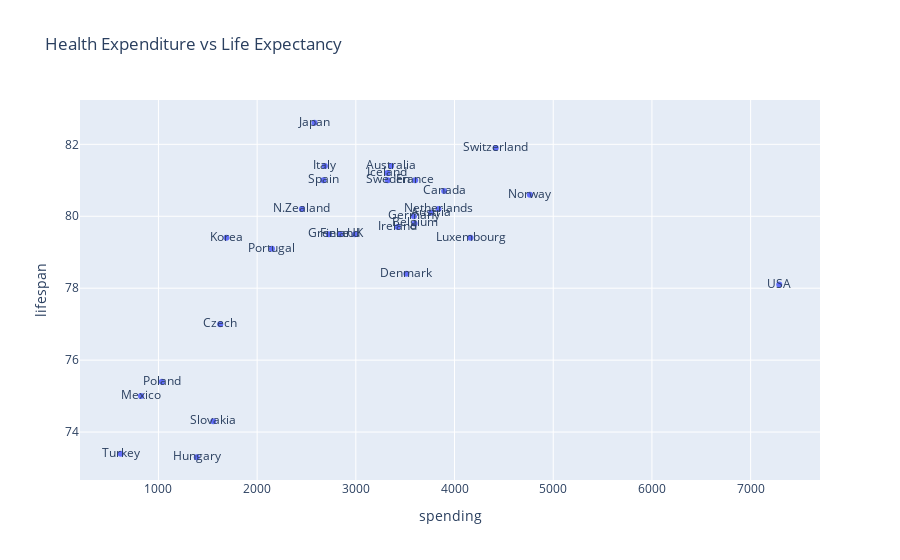

This figure's notebook cell:
### Code cell
px.scatter(df, x='spending', y='lifespan', text='country',
           title='Health Expenditure vs Life Expectancy')

### Figure 1 — Plotly figure (JSON) as saved in the notebook; plotly's stock layout.template omitted (floating-point values rounded to 4 significant figures)
{"data": [{"hovertemplate": "spending=%{x}<br>lifespan=%{y}<br>country=%{text}<extra></extra>", "legendgroup": "", "marker": {"color": "#636efa", "symbol": "circle"}, "mode": "markers+text", "name": "", "orientation": "v", "showlegend": false, "text": ["Australia", "Austria", "Belgium", "Canada", "Czech", "Denmark", "Finland", "France", "Germany", "Greece", "Hungary", "Iceland", "Ireland", "Italy", "Japan", "Korea", "Luxembourg", "Mexico", "Netherlands", "N.Zealand", "Norway", "Poland", "Portugal", "Slovakia", "Spain", "Sweden", "Switzerland", "Turkey", "UK", "USA"], "type": "scatter", "x": [3357, 3763, 3595, 3895, 1626, 3512, 2840, 3601, 3588, 2727, 1388, 3319, 3424, 2686, 2581, 1688, 4162, 823, 3837, 2454, 4763, 1035, 2150, 1555, 2671, 3323, 4417, 618, 2992, 7290], "xaxis": "x", "y": [81.4, 80.1, 79.8, 80.7, 77, 78.4, 79.5, 81, 80, 79.5, 73.3, 81.2, 79.7, 81.4, 82.6, 79.4, 79.4, 75, 80.2, 80.2, 80.6, 75.4, 79.1, 74.3, 81, 81, 81.9, 73.4, 79.5, 78.1], "yaxis": "y"}], "layout": {"legend": {"tracegroupgap": 0}, "title": {"text": "Health Expenditure vs Life Expectancy"}, "xaxis": {"anchor": "y", "domain": [0, 1], "title": {"text": "spending"}}, "yaxis": {"anchor": "x", "domain": [0, 1], "title": {"text": "lifespan"}}}}
